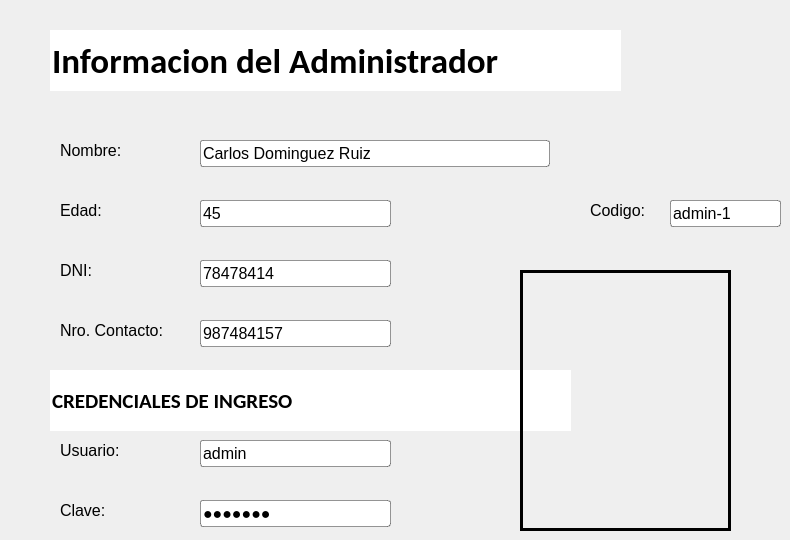
    <widget class="QWidget" name="tab_4">
     <attribute name="title">
      <string>Page</string>
     </attribute>
     <widget class="QLineEdit" name="lineEdit_11">
      <property name="geometry">
       <rect>
        <x>50</x>
        <y>30</y>
        <width>571</width>
        <height>61</height>
       </rect>
      </property>
      <property name="font">
       <font>
        <family>Calibri</family>
        <pointsize>26</pointsize>
        <weight>75</weight>
        <bold>true</bold>
       </font>
      </property>
      <property name="styleSheet">
       <string notr="true">border: none; background-image: transparent</string>
      </property>
      <property name="text">
       <string>Informacion del Administrador</string>
      </property>
     </widget>
     <widget class="QLabel" name="label_5">
      <property name="geometry">
       <rect>
        <x>60</x>
        <y>200</y>
        <width>61</width>
        <height>21</height>
       </rect>
      </property>
      <property name="font">
       <font>
        <family>Arial</family>
        <pointsize>12</pointsize>
       </font>
      </property>
      <property name="styleSheet">
       <string notr="true">border-width: 0px</string>
      </property>
      <property name="text">
       <string>Edad:</string>
      </property>
     </widget>
     <widget class="QLineEdit" name="lineEdit_13">
      <property name="geometry">
       <rect>
        <x>200</x>
        <y>200</y>
        <width>191</width>
        <height>27</height>
       </rect>
      </property>
      <property name="font">
       <font>
        <family>Arial</family>
        <pointsize>12</pointsize>
       </font>
      </property>
      <property name="cursor">
       <cursorShape>IBeamCursor</cursorShape>
      </property>
      <property name="styleSheet">
       <string notr="true">background-color: rgb(255, 255, 255);  border: 1px solid rgba(0,0,0, 0.4); border-radius: 3px</string>
      </property>
      <property name="inputMethodHints">
       <set>Qt::ImhDigitsOnly|Qt::ImhFormattedNumbersOnly</set>
      </property>
      <property name="text">
       <string>45</string>
      </property>
      <property name="readOnly">
       <bool>true</bool>
      </property>
     </widget>
     <widget class="QLabel" name="label_15">
      <property name="geometry">
       <rect>
        <x>60</x>
        <y>140</y>
        <width>81</width>
        <height>21</height>
       </rect>
      </property>
      <property name="font">
       <font>
        <family>Arial</family>
        <pointsize>12</pointsize>
       </font>
      </property>
      <property name="styleSheet">
       <string notr="true">border-width: 0px</string>
      </property>
      <property name="text">
       <string>Nombre:</string>
      </property>
     </widget>
     <widget class="QLineEdit" name="lineEdit_15">
      <property name="geometry">
       <rect>
        <x>200</x>
        <y>140</y>
        <width>350</width>
        <height>27</height>
       </rect>
      </property>
      <property name="font">
       <font>
        <family>Arial</family>
        <pointsize>12</pointsize>
       </font>
      </property>
      <property name="styleSheet">
       <string notr="true">background-color: rgb(255, 255, 255); border: 1px solid rgba(0,0,0, 0.4); border-radius: 3px</string>
      </property>
      <property name="text">
       <string>Carlos Dominguez Ruiz</string>
      </property>
      <property name="readOnly">
       <bool>true</bool>
      </property>
     </widget>
     <widget class="QLabel" name="label_17">
      <property name="geometry">
       <rect>
        <x>590</x>
        <y>200</y>
        <width>61</width>
        <height>21</height>
       </rect>
      </property>
      <property name="font">
       <font>
        <family>Arial</family>
        <pointsize>12</pointsize>
       </font>
      </property>
      <property name="styleSheet">
       <string notr="true">border-width: 0px</string>
      </property>
      <property name="text">
       <string>Codigo:</string>
      </property>
     </widget>
     <widget class="QLineEdit" name="lineEdit_14">
      <property name="geometry">
       <rect>
        <x>670</x>
        <y>200</y>
        <width>111</width>
        <height>27</height>
       </rect>
      </property>
      <property name="font">
       <font>
        <family>Arial</family>
        <pointsize>12</pointsize>
       </font>
      </property>
      <property name="cursor">
       <cursorShape>IBeamCursor</cursorShape>
      </property>
      <property name="styleSheet">
       <string notr="true">background-color: rgb(255, 255, 255);  border: 1px solid rgba(0,0,0, 0.4); border-radius: 3px</string>
      </property>
      <property name="inputMethodHints">
       <set>Qt::ImhDigitsOnly|Qt::ImhFormattedNumbersOnly</set>
      </property>
      <property name="text">
       <string>admin-1</string>
      </property>
      <property name="readOnly">
       <bool>true</bool>
      </property>
     </widget>
     <widget class="QLabel" name="label_18">
      <property name="geometry">
       <rect>
        <x>60</x>
        <y>260</y>
        <width>61</width>
        <height>21</height>
       </rect>
      </property>
      <property name="font">
       <font>
        <family>Arial</family>
        <pointsize>12</pointsize>
       </font>
      </property>
      <property name="styleSheet">
       <string notr="true">border-width: 0px</string>
      </property>
      <property name="text">
       <string>DNI:</string>
      </property>
     </widget>
     <widget class="QLineEdit" name="lineEdit_17">
      <property name="geometry">
       <rect>
        <x>200</x>
        <y>260</y>
        <width>191</width>
        <height>27</height>
       </rect>
      </property>
      <property name="font">
       <font>
        <family>Arial</family>
        <pointsize>12</pointsize>
       </font>
      </property>
      <property name="cursor">
       <cursorShape>IBeamCursor</cursorShape>
      </property>
      <property name="styleSheet">
       <string notr="true">background-color: rgb(255, 255, 255);  border: 1px solid rgba(0,0,0, 0.4); border-radius: 3px</string>
      </property>
      <property name="inputMethodHints">
       <set>Qt::ImhDigitsOnly|Qt::ImhFormattedNumbersOnly</set>
      </property>
      <property name="text">
       <string>78478414</string>
      </property>
      <property name="readOnly">
       <bool>true</bool>
      </property>
     </widget>
     <widget class="QLineEdit" name="lineEdit_18">
      <property name="geometry">
       <rect>
        <x>200</x>
        <y>320</y>
        <width>191</width>
        <height>27</height>
       </rect>
      </property>
      <property name="font">
       <font>
        <family>Arial</family>
        <pointsize>12</pointsize>
       </font>
      </property>
      <property name="cursor">
       <cursorShape>IBeamCursor</cursorShape>
      </property>
      <property name="styleSheet">
       <string notr="true">background-color: rgb(255, 255, 255);  border: 1px solid rgba(0,0,0, 0.4); border-radius: 3px</string>
      </property>
      <property name="inputMethodHints">
       <set>Qt::ImhDigitsOnly|Qt::ImhFormattedNumbersOnly</set>
      </property>
      <property name="text">
       <string>987484157</string>
      </property>
      <property name="readOnly">
       <bool>true</bool>
      </property>
     </widget>
     <widget class="QLabel" name="label_19">
      <property name="geometry">
       <rect>
        <x>60</x>
        <y>320</y>
        <width>131</width>
        <height>21</height>
       </rect>
      </property>
      <property name="font">
       <font>
        <family>Arial</family>
        <pointsize>12</pointsize>
       </font>
      </property>
      <property name="styleSheet">
       <string notr="true">border-width: 0px</string>
      </property>
      <property name="text">
       <string>Nro. Contacto:</string>
      </property>
     </widget>
     <widget class="QLineEdit" name="lineEdit_19">
      <property name="geometry">
       <rect>
        <x>50</x>
        <y>370</y>
        <width>521</width>
        <height>61</height>
       </rect>
      </property>
      <property name="font">
       <font>
        <family>Calibri</family>
        <pointsize>16</pointsize>
        <weight>75</weight>
        <bold>true</bold>
       </font>
      </property>
      <property name="styleSheet">
       <string notr="true">border: none; background-image: transparent</string>
      </property>
      <property name="text">
       <string>CREDENCIALES DE INGRESO</string>
      </property>
     </widget>
     <widget class="QLineEdit" name="lineEdit_20">
      <property name="geometry">
       <rect>
        <x>200</x>
        <y>440</y>
        <width>191</width>
        <height>27</height>
       </rect>
      </property>
      <property name="font">
       <font>
        <family>Arial</family>
        <pointsize>12</pointsize>
       </font>
      </property>
      <property name="cursor">
       <cursorShape>IBeamCursor</cursorShape>
      </property>
      <property name="styleSheet">
       <string notr="true">background-color: rgb(255, 255, 255);  border: 1px solid rgba(0,0,0, 0.4); border-radius: 3px</string>
      </property>
      <property name="inputMethodHints">
       <set>Qt::ImhDigitsOnly|Qt::ImhFormattedNumbersOnly</set>
      </property>
      <property name="text">
       <string>admin</string>
      </property>
     </widget>
     <widget class="QLabel" name="label_20">
      <property name="geometry">
       <rect>
        <x>60</x>
        <y>440</y>
        <width>131</width>
        <height>21</height>
       </rect>
      </property>
      <property name="font">
       <font>
        <family>Arial</family>
        <pointsize>12</pointsize>
       </font>
      </property>
      <property name="styleSheet">
       <string notr="true">border-width: 0px</string>
      </property>
      <property name="text">
       <string>Usuario:</string>
      </property>
     </widget>
     <widget class="QLabel" name="label_21">
      <property name="geometry">
       <rect>
        <x>60</x>
        <y>500</y>
        <width>131</width>
        <height>21</height>
       </rect>
      </property>
      <property name="font">
       <font>
        <family>Arial</family>
        <pointsize>12</pointsize>
       </font>
      </property>
      <property name="styleSheet">
       <string notr="true">border-width: 0px</string>
      </property>
      <property name="text">
       <string>Clave:</string>
      </property>
     </widget>
     <widget class="QLineEdit" name="lineEdit_21">
      <property name="geometry">
       <rect>
        <x>200</x>
        <y>500</y>
        <width>191</width>
        <height>27</height>
       </rect>
      </property>
      <property name="font">
       <font>
        <family>Arial</family>
        <pointsize>12</pointsize>
       </font>
      </property>
      <property name="cursor">
       <cursorShape>IBeamCursor</cursorShape>
      </property>
      <property name="styleSheet">
       <string notr="true">background-color: rgb(255, 255, 255);  border: 1px solid rgba(0,0,0, 0.4); border-radius: 3px</string>
      </property>
      <property name="inputMethodHints">
       <set>Qt::ImhDigitsOnly|Qt::ImhFormattedNumbersOnly|Qt::ImhHiddenText|Qt::ImhNoAutoUppercase|Qt::ImhNoPredictiveText|Qt::ImhSensitiveData</set>
      </property>
      <property name="text">
       <string>apaza12</string>
      </property>
      <property name="echoMode">
       <enum>QLineEdit::Password</enum>
      </property>
     </widget>
     <widget class="QLabel" name="label_22">
      <property name="geometry">
       <rect>
        <x>520</x>
        <y>270</y>
        <width>211</width>
        <height>261</height>
       </rect>
      </property>
      <property name="frameShape">
       <enum>QFrame::Box</enum>
      </property>
      <property name="frameShadow">
       <enum>QFrame::Plain</enum>
      </property>
      <property name="lineWidth">
       <number>3</number>
      </property>
      <property name="midLineWidth">
       <number>0</number>
      </property>
      <property name="text">
       <string/>
      </property>
      <property name="pixmap">
       <pixmap>../imagenesdoctores/admin.jpg</pixmap>
      </property>
      <property name="scaledContents">
       <bool>true</bool>
      </property>
     </widget>
    </widget>
